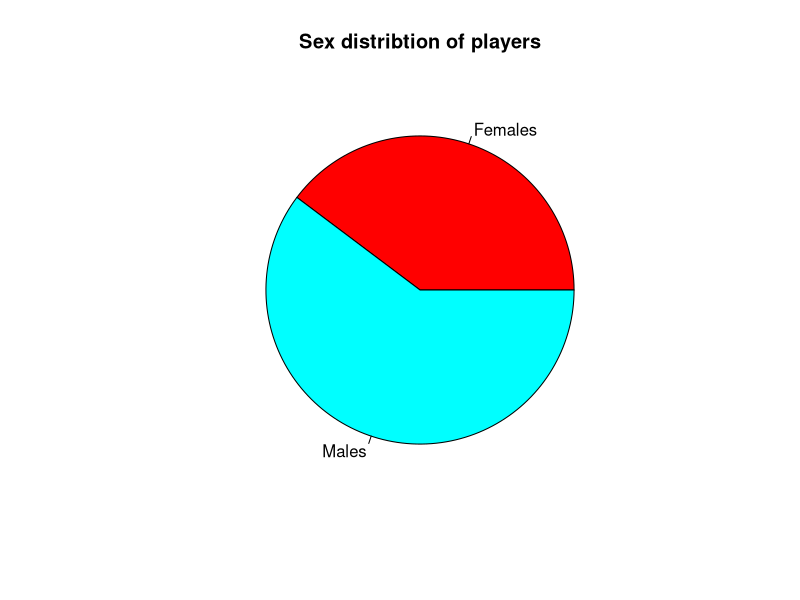
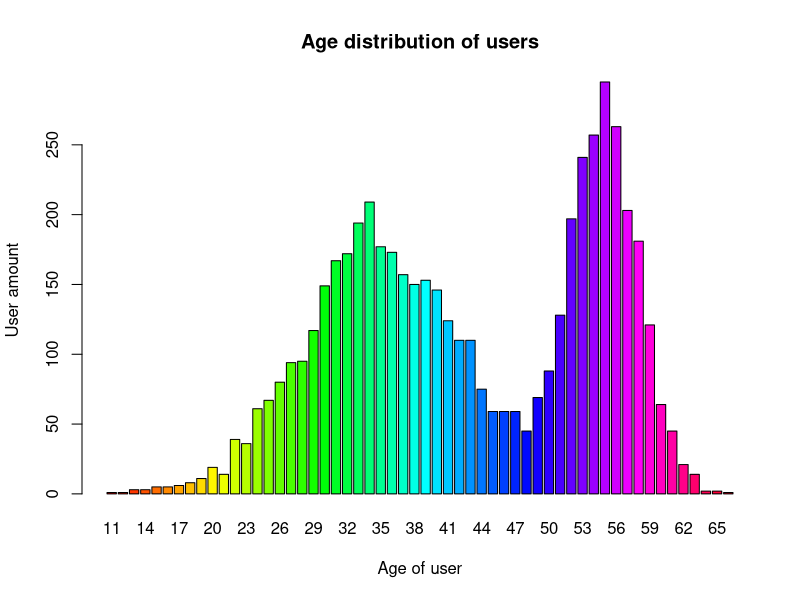
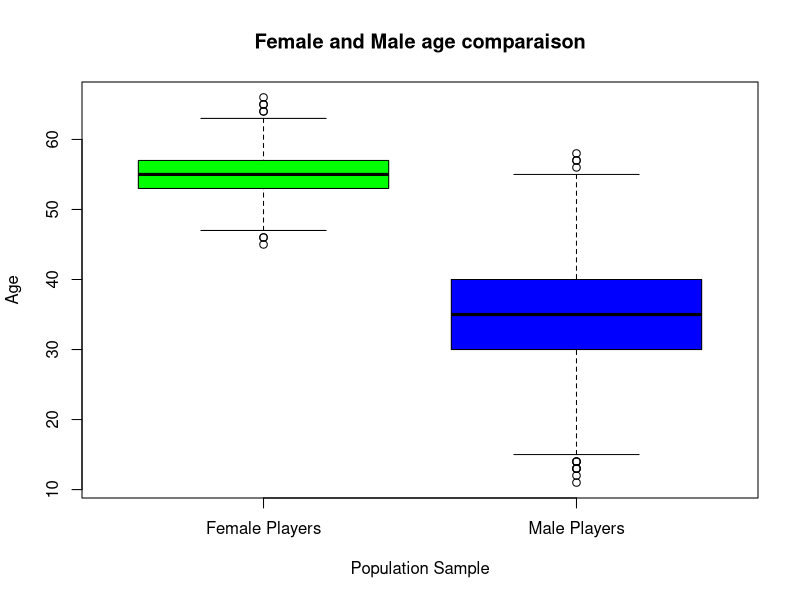
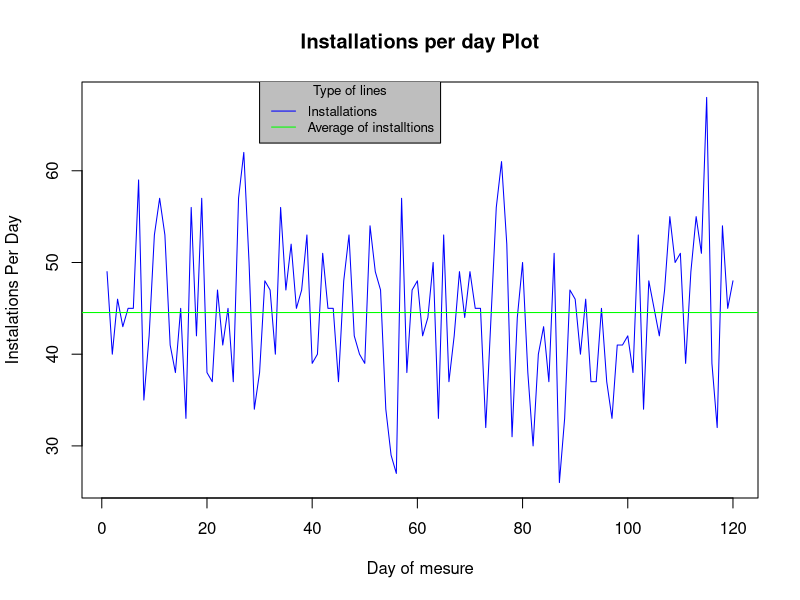
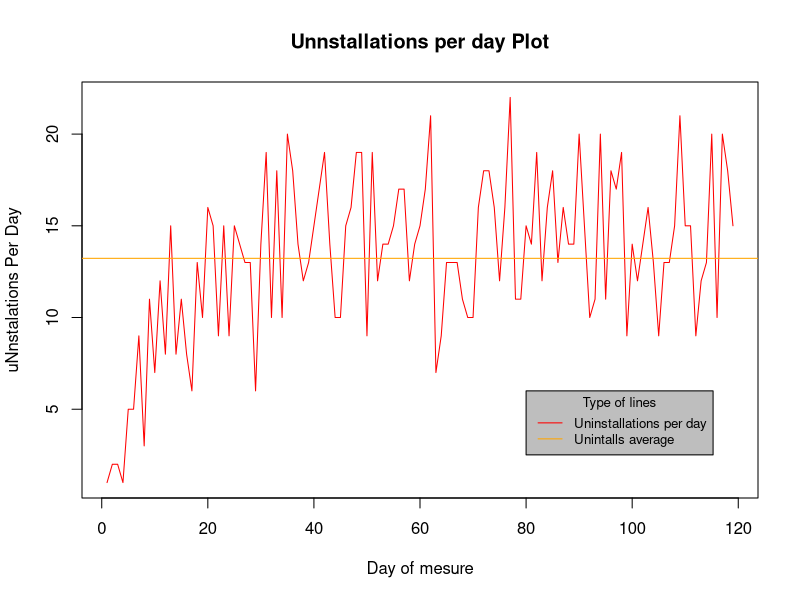
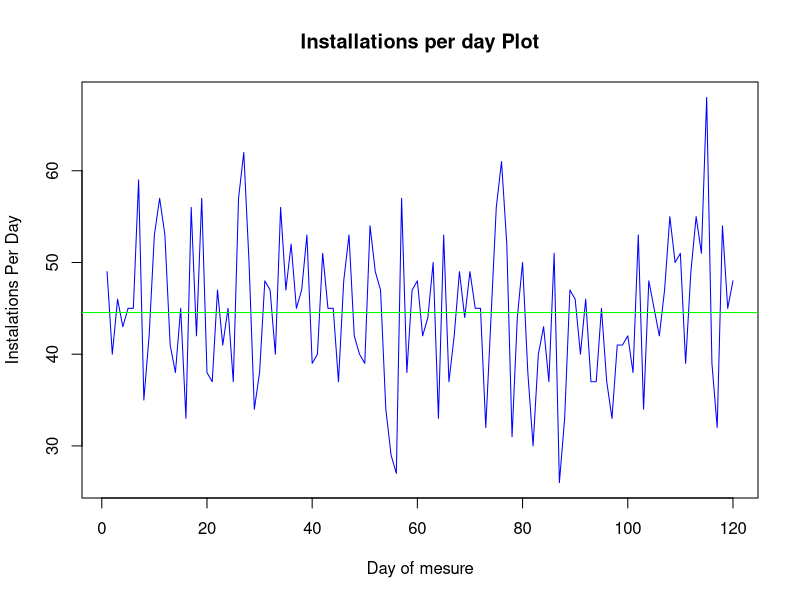
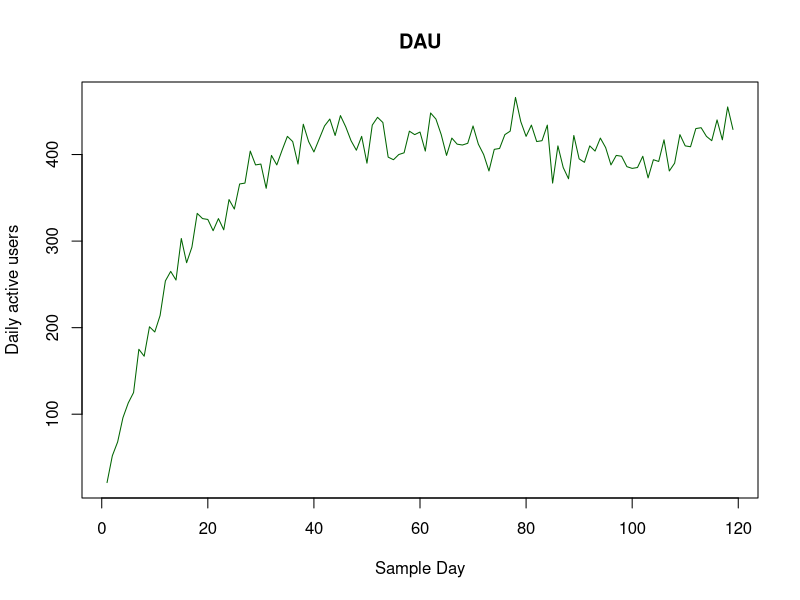
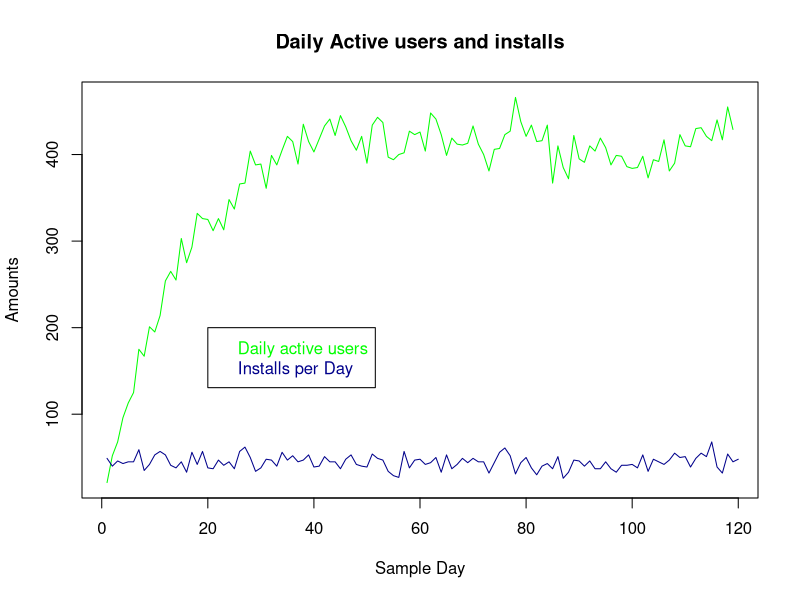

Write the R code that produced these figures, in order.
## ---- chunk 1

# Librerias en uso
library("knitr")
library("dplyr")
library("lubridate")
library("ggplot2")

## ---- chunk 2

  trackingData = read.csv("tracking.csv",sep = ",",na.strings = "NA")
  colnames(trackingData)[4] = "SessionLenght"
  colnames(trackingData)[5] = "MoneySpent"


  daysOfTracking = length(  unique(trackingData$Date))
daysOfTracking

paste ("El total de dias de tracking es de unos ", (daysOfTracking) , " lo cual equivale a 4 meses de analisis")

## ---- chunk 3

  usersData = read.csv("users.csv",sep = ",", na.strings ="NA")
  
  usersInstalledTheGame = unique( trackingData$UserID[trackingData$Action == "Install"])
  usersInstalledGameAmount = length(usersInstalledTheGame)
  usersInstalledGameAmount
  
  paste(" Las instalaciones son notorias sumando un total de " , usersInstalledGameAmount)
## ---- chunk 4

  usersPlayedGame = unique( trackingData$UserID[trackingData$Action == "Session"] )

  usersPlayedGameAmount = length(usersPlayedGame)
usersPlayedGameAmount

paste ("De los usuarios que han jugado encontramos que " , usersPlayedGameAmount , " han jugado al juego")

## ---- chunk 5

     usersUninstalledGame = unique( trackingData$UserID[trackingData$Action == "Uninstall"] )

  usersUninstalledGameAmount = length(usersUninstalledGame)
usersUninstalledGameAmount

paste ("Los usuarios que han desintalado el juego, sin importar si lo juegan o no es de " , usersUninstalledGameAmount)

## ---- chunk 6

  sessionSelection = trackingData[trackingData$Action == "Session",]

sessionAverage = mean(sessionSelection$SessionLenght)
sessionAverage

#                                                         pipe de UNIX Buscar
data.frame(usersInstalledGameAmount,usersUninstalledGameAmount,usersPlayedGameAmount,sessionAverage) %>% t() %>% kable() 

# t() cambia columnas por hileras
# las pipes sirven para pasar datos de una funcion u objeto a otro 

paste ("Por lo general encontramos que una cuarta parte de nuestras instalaciones han desintalado el juego en el periodo de los cuatro meses. Ademas casi la totalidad de los usuarios que han instalado el juego han jugado a este siendo una muy pequeña parte la cual ha desinstalado el juego antes de jugarlo.")

## ---- chunk 7

  pie (table(usersData$sex), main = "Sex distribtion of players", 
                            labels = c("Females", "Males"), 
                            col = rainbow(length(table(usersData$sex)))
                            )
  
  barplot(table(usersData$age), 
          main = "Age distribution of users", 
          col = rainbow(length(table(usersData$age))),
          ylab = "User amount",
          xlab = "Age of user")
  
  print("Es apreciable una clara diferencia entre el numero de jugadores y jugadoras dentro de la muestra obtenida. Esto nos indica claramente que el publico principal del juego son hombres")
  
  

## ---- chunk 8
  
# FEMALES ------------------------------------------------------ //
femaleSegment = usersData[usersData$sex == "F",]
# MALES  ------------------------------------------------------ //
maleSegment = usersData[usersData$sex == "M",]

boxplot( femaleSegment$age, maleSegment$age, 
          main = "Female and Male age comparaison",
          names = c("Female Players", "Male Players"),
          col = c("Green","Blue"),
         ylab = "Age",
         xlab = "Population Sample")

print ("El grafico nos muestra que existe una diferencia sustancial entre la edad en la cual las mujeres juegan y la edad en la que los hombres juegan. Encontramos una diferencia de edad de diez años entre las medias de ambos grupos. Lo que tambien es curioso es que los hombres de mas edad no juegan tanto como las mujeres de esa misma edad lo cual puede darse por varios motivos siendo uno de estos la menor esperanza de vida o la posibilidad de que no existan productos de entretenimiento adecuados para hombres de dicha edad")

# Conclusión ----------------------------------------------------- //
print("Conclusión")
print("Encontramos que en este juego la mayoria de usuarios que lo juegan son hombres que en su mayoria se encuentran entre 30 y 40 años. Estos forman aproximadamente un 60% de la poblacion del juego. Encontramos ademas que el juego atrae la atencion de mujeres de entre 53 y 57 años. Estas ocupan un 40% aproximadamente de la muestra obtenida. En caso de necesidad seria primario centrarse en satisfacer al publico masculino antes que al femenino (en caso de necesidad claro esta).")
# ----------------------------------------------------------------- //

## ---- chunk 9

library(dplyr)
# daysOfMesure = unique(trackingData$Date)

# Guardamos un data set solo con las instalaciones
temporalTrackingData = trackingData[trackingData$Action == "Install",]

installationsPerDay = temporalTrackingData %>% group_by(Date) %>% summarise(Installs = length(Action))
installationsPerDay

installsAverage = mean(installationsPerDay$Installs)
installsAverage

plot(installationsPerDay$Installs ,
     main = "Installations per day Plot",
     ylab = "Instalations Per Day" ,
     xlab = "Day of mesure",
     type = "l",
     col = "blue"
     ) 
abline(h = installsAverage, col = "green")
legend(x = 30, y = 70,
       legend = c("Installations","Average of installtions"),
       bg = "grey",
       col=c("blue", "green"), 
       lty=1:1, 
       cex=0.8,
       title = "Type of lines")  

paste(" Por lo que indica el grafico podemos ver que las instalaciones medias al dia son unas " , installsAverage , " Es curiosa la tendencia de cada x dias sufrir una caida importante en cuanto a intalaciones. Esto puede deberse a las actividades externas. Debido a la edad de los jugadores podemos suponer que son momentos relacionados con la vida social y familiar ")




## ---- chunk 10
library(dplyr)

# UNINSTALLS PER DAY
temporalTrackingData = trackingData[trackingData$Action == "Uninstall",]

unInstallationsPerDay = temporalTrackingData %>% group_by(Date) %>% summarise(Uninstalls = length(Action))
unInstallationsPerDay

uninstallsAverage = mean(unInstallationsPerDay$Uninstalls)
uninstallsAverage

plot(unInstallationsPerDay$Uninstalls ,
     main = "Unnstallations per day Plot",
     ylab = "uNnstalations Per Day" ,
     xlab = "Day of mesure",
     type = "l",
     col = "red"
     ) 
abline(h = uninstallsAverage, col = "orange")
legend(80,6,legend = c("Uninstallations per day","Unintalls average"),bg = "grey",
       col=c("red", "orange"), lty=1:1, cex=0.8,
       title = "Type of lines")  


paste ("Por suerte parece que la media de desintalaciones de la muestra ( " , uninstallsAverage , " ) es inferior a la media de instalaciones ( " , installsAverage , " lo cual es positivo debido a que significa que la poblacion formada por los usuarios con el juego instalado aumenta (esto no significa que lo jueguen). Si puediera superponer los graficos podria dar mas infomraicon pero por desgracia no consigo hacerlo por el momento")

# Joined representation of installs and uninstalls

# NO ESTOY SIENDO CAPAZ DE DIBUJAR AMBOS GRAFICOS JUNTOS, EN ESTA OCASION NO SE PORQUE NO ESTA FUNCINOANDO


plot( x = installationsPerDay$Installs ,
     main = "Installations per day Plot",
     ylab = "Instalations Per Day" ,
     xlab = "Day of mesure",
     type = "l",
     col = c("blue","red")
     ) 
abline(h = installsAverage, col = "green")
lines (unInstallationsPerDay$Uninstalls ,
     type = "l",
     col = "red"
     ) 
abline(h = uninstallsAverage, col = "orange")






## ---- chunk 11

## Compute DAU (Daily Active Users) along the days of the tracking period

dte = as.Date(trackingData$Date)
trackingData$Date = NULL;
trackingData$Date = dte;

trackingDataOnlySesions = trackingData[ trackingData$Action =="Session" ,]
# trackingDataOnlySesions  

sesionsPerDay = as.numeric( table( trackingDataOnlySesions$Date)  )

sesionsPerDayWithMonth = as.data.frame(sesionsPerDay)
sesionsPerDayWithMonth$Month = month(as.POSIXlt(unique( trackingDataOnlySesions$Date), format="%d/%m/%Y"))
sesionsPerDayWithMonth

plot(sesionsPerDay,
     type = "l",
     xlab = "Sample Day", 
     ylab = "Daily active users",
     main = "DAU",
     col = "dark green")

paste("Poco depsues del primer mes podemos observar una estabilizacion de los usuarios activos del dia lo cual puede deberse a diversos motivos entre los cuales podemos encontrar primeramente un mayor numero de usuarios o una mayor retencion (especulacion). Por lo general es un crecimiento positivo aunque acaba estancandose alrededor de los 400 a partir del primer mes")

## ---- chunk 12

plot(sesionsPerDay,type = "l",
     xlab = "Sample Day", 
     ylab = "Amounts",
     col = "green", 
     main = "Daily Active users and installs")
lines(installationsPerDay, col= "dark blue" )
legend (x = 20, y = 200,
        legend = c ("Daily active users" , "Installs per Day"), 
        col = c("green", "dark blue"),
        text.col = c("green","dark blue"))

paste("ADVERTENCIA: Es posible que este grafico no se vea tal y como es en la preview de rStudio")
paste(" Como se podria esperar el ritmo de instalaciones durante el periodo de analisis se mantiene bastante estable con pequeños despuntes. Debido a las instalaciones que se realizan cada dia encontramos con que dia a dia los usuarios diarios activos")

#####
# Ejemplo
#x <- seq(-pi, pi, len = 65)
#plot(x, sin(x), type = "l", ylim = c(-1.2, 1.8), col = 3, lty = 2)
#points(x, cos(x), pch = 3, col = 4)
#lines(x, tan(x), type = "b", lty = 1, pch = 4, col = 6)
#title("legend(..., lty = c(2, -1, 1), pch = c(NA, 3, 4), merge = TRUE)",
#      cex.main = 1.1)
#legend(-1, 1.9, c("sin", "cos", "tan"), col = c(3, 4, 6),
#       text.col = "green4", lty = c(2, -1, 1), pch = c(NA, 3, 4),
#       merge = TRUE, bg = "gray90")
#####

## ---- chunk 13
 
# Dates Info
# https://www.stat.berkeley.edu/~s133/dates.html

# Separemos cada mes y guardemos en este sus usuarios no repetidos

monthsOfAnalisis = unique( month(as.POSIXlt(trackingData$Date, format="%d/%m/%Y")))
monthsOfAnalisis
trackingData$Month = month(as.POSIXlt(trackingData$Date, format="%d/%m/%Y"))
monthsOfAnalisisName = unique(months(trackingData$Date))
monthsOfAnalisisName


GetUniqueUsersOfMonth = function( monthNumericIdentificator, dataStructure) {
  
  if (monthNumericIdentificator < 1 || monthNumericIdentificator > 12) {
    print("Unable to operate with month")
    return(NULL)
  }
  
  # Comparamos el mes de cada entrada dentro de la estructura de datos y lo comparamos con el mes que le hemos pedido que anlize
  monthDataFrame = dataStructure[ month(as.POSIXlt(trackingData$Date, format="%d/%m/%Y")) == monthNumericIdentificator, ]

  print("SUCCESS!")
  
  return (monthDataFrame)
  
}

maus = rep(1,length(monthsOfAnalisis))
iterationIndex = 0
# Iteramos por cada uno de los meses del analisis
for (mth in monthsOfAnalisis) {
  
  iterationIndex = iterationIndex + 1
  
  monthDataFrame = GetUniqueUsersOfMonth(mth,trackingData)
  monthDataFrameOnlySesions = monthDataFrame[ monthDataFrame$Action =="Session" ,]
  
    # cojemos de el data frame del mes la cantidad de entradas
  activeUsersOfMonth = as.numeric( table( monthDataFrameOnlySesions$Date)  )
  maus[iterationIndex] = activeUsersOfMonth
  
}
# Generamos el plot

plot (maus, 
      type = "l",
      xlab = "Month",
      ylab = "MAUU"
      ,xaxt="n", 
      col = "dark red",
      main = "MAUU per month of analisis")
axis(side = 1,
     at = c(1,2,3,4),
     labels = monthsOfAnalisisName)

paste (" En la primera fase del despliegue del producto el MAUU parecer ser muy pequeño. Esto puedew deberse (y posiblemente se deba) a que la poblacion de jugadores diarios es aun muy limitada. En los siguientes meses se nota un incremento muy importante debido a que la poblacion ya esta establecida. ")

## ---- chunk 14
  
  # Primero debemos saber el DAU --> Ya lo sabemos
  # Y despues conocer el MAUU del mes --> Ya lo tenemos

  #maus                # el mauu de cada mes
  #sesionsPerDayWithMonth       # BASICAMENTE EL DAU DE CADA DIA junto con el mes del cual sale
  #monthsOfAnalisis
  
  # separate the sesions per each month
  sesionsOfFirstMonth = sesionsPerDayWithMonth[sesionsPerDayWithMonth$Month == monthsOfAnalisis[1],]
  sesionsSecondMonth = sesionsPerDayWithMonth[sesionsPerDayWithMonth$Month == monthsOfAnalisis[2],]
  sesionsThirdMonth = sesionsPerDayWithMonth[sesionsPerDayWithMonth$Month == monthsOfAnalisis[3],]
  sesionsForthMonth = sesionsPerDayWithMonth[sesionsPerDayWithMonth$Month == monthsOfAnalisis[4],]
  
  sesionsOfFirstMonth
  maus[1]
  sesionsSecondMonth
  maus[2]             # hay un aumento muy imporntate en el mau de un mes para el otro
  sesionsThirdMonth
  maus[3]
  sesionsForthMonth
  maus[4]
  
  # Get for each day the relatio between the sesions / MAUU of the month of the day
  # first month sesions
  
  dauMauuFirstMonth = sesionsOfFirstMonth$sesionsPerDay / maus[1]
  dauMauuSecondMonth = sesionsSecondMonth$sesionsPerDay / maus[2]
  dauMauuThirdMonth = sesionsThirdMonth$sesionsPerDay / maus[3]
  dauMauuForthMonth = sesionsForthMonth$sesionsPerDay / maus[4]
  
  dauMauuAglomerated = c(dauMauuFirstMonth,dauMauuSecondMonth, dauMauuThirdMonth,dauMauuForthMonth)
  dauMauuAglomerated
  
  plot(dauMauuAglomerated)

## ---- chunk 15
  
  # no estoy seguro de si es esto lo que pide
  averageDauMaus = rep(-1,length(monthsOfAnalisis))
  averageDauMaus[1] = mean(dauMauuAglomerated[1])
  averageDauMaus[2] = mean(dauMauuAglomerated[2])
  averageDauMaus[3] = mean(dauMauuAglomerated[3])
  averageDauMaus[4] = mean(dauMauuAglomerated[4])
  
  averageDauMaus
  plot(averageDauMaus)
  
  # o esto (media de los dau de un mes partido el mauu de este)
  averageDaus = rep(-1,length(monthsOfAnalisis))
  averageDaus[1] = mean(  sesionsOfFirstMonth$sesionsPerDay)
  averageDaus[2] = mean(  sesionsSecondMonth$sesionsPerDay)
  averageDaus[3] = mean(  sesionsThirdMonth$sesionsPerDay)
  averageDaus[4] = mean(  sesionsForthMonth$sesionsPerDay)
  
  averageDauMauPerMonth = averageDaus / maus
  averageDauMauPerMonth
  
  plot (averageDauMauPerMonth, 
        xlab = "Months",
        ylab = "Average DAU/MAUU per month",
        type ="l",
        col = "blue")
  
## ---- chunk 16
  


## ---- chunk 17
  


## ---- chunk 18
  


## ---- chunk 19
  
#Ya que mi Dani actual esta fuera de servicio te he dejado algo que puede serte de ayuda de parte de mi Dani pasado... Si no lo encuentras es que necesitas mas las gafas que yo :D 

## ---- chunk 20
#Borrar al acabar------------------/
  trackingData = read.csv("tracking.csv",sep = ",",na.strings = "NA")
  colnames(trackingData)[4] = "SessionLenght"
  colnames(trackingData)[5] = "MoneySpent"
  
#----------------------------------/

temp = trackingData[which(trackingData$Action == "Install"),]
usersDateInstalledTheGame = data.frame(UserID=temp$UserID, DateInstall=temp$Date)

temp = trackingData[which(trackingData$Action == "Uninstall"),]
usersDateUninstalledTheGame = data.frame(UserID=temp$UserID, DateUnistall=temp$Date)

usersDatesLifeTime<-merge(usersDateInstalledTheGame,usersDateUninstalledTheGame, all.y=TRUE)

usersDatesLifeTime = data.frame(usersDatesLifeTime,LifeTime=as_date(as.character(usersDatesLifeTime$DateUnistall)) - as_date(as.character(usersDatesLifeTime$DateInstall)))

mean(usersDatesLifeTime$LifeTime)

## ---- chunk 21
#Borrar al acabar------------------/
  trackingData = read.csv("tracking.csv",sep = ",",na.strings = "NA")
  colnames(trackingData)[4] = "SessionLenght"
  colnames(trackingData)[5] = "MoneySpent"
  
#----------------------------------/
  
temp = trackingData[which(trackingData$Action == "Session"),]
usersDateSessionsMoneySpent = data.frame(UserID=temp$UserID, Date=temp$Date, Money=temp$MoneySpent, DateMonth=month(as.POSIXlt(temp$Date, format="%Y-%m-%d")))

sum(usersDateSessionsMoneySpent$Money)
summarise(group_by(usersDateSessionsMoneySpent,Date),Revenue=sum(Money))
summarise(group_by(usersDateSessionsMoneySpent,DateMonth), Revenue=sum(Money))

# Ya tenemos los calculos hechos, hace falta plots y explicar.

## ---- chunk 22

#Borrar al acabar------------------/
  trackingData = read.csv("tracking.csv",sep = ",",na.strings = "NA")
  colnames(trackingData)[4] = "SessionLenght"
  colnames(trackingData)[5] = "MoneySpent"
  
  usersData = read.csv("users.csv",sep = ",", na.strings ="NA")  
#----------------------------------/
  
temp = trackingData[which(trackingData$Action == "Session"),]
usersMoneySpent = data.frame(UserID=temp$UserID, Money=temp$MoneySpent)
usersMoneySpent = usersMoneySpent[usersMoneySpent$Money>0,]
usersMoneySpent = data.frame(summarise(group_by(usersMoneySpent,UserID),Revenue=sum(Money)))   # calculo de revenue por user hecho para otras secciones.
usersTotal = data.frame(summarise(group_by(usersData,UserID))) #Por si hubieran user repetidos en el CSV

CR = nrow(usersMoneySpent)/nrow(usersData)

# Falta explicar resultado.
## ---- chunk 23
#Borrar al acabar------------------/
  trackingData = read.csv("tracking.csv",sep = ",",na.strings = "NA")
  colnames(trackingData)[4] = "SessionLenght"
  colnames(trackingData)[5] = "MoneySpent"
  
  usersData = read.csv("users.csv",sep = ",", na.strings ="NA") 
#----------------------------------/
  
temp = trackingData[which(trackingData$Action == "Session"),]
usersMoneySpent = data.frame(UserID=temp$UserID, Money=temp$MoneySpent)
usersMoneySpent = usersMoneySpent[usersMoneySpent$Money>0,]
usersMoneySpent = data.frame(summarise(group_by(usersMoneySpent,UserID),Revenue=sum(Money)))

TotalRevenue = sum(usersMoneySpent$Revenue) 
Users = nrow(data.frame(summarise(group_by(usersData,UserID))))
PayUsers = nrow(usersMoneySpent)

ARPU = TotalRevenue/Users
ARPPU = TotalRevenue/PayUsers

#Explicar y mostrar resultados

## ---- chunk 24

#Borrar al acabar------------------/
  trackingData = read.csv("tracking.csv",sep = ",",na.strings = "NA")
  colnames(trackingData)[4] = "SessionLenght"
  colnames(trackingData)[5] = "MoneySpent"
#----------------------------------/

temp = trackingData[which(trackingData$Action == "Uninstall"),]
usersChurn = data.frame(UserID=temp$UserID)

temp = trackingData[which(trackingData$Action == "Session"),]
usersMoneySpent = data.frame(UserID=temp$UserID, Money=temp$MoneySpent)
usersMoneySpent = data.frame(summarise(group_by(usersMoneySpent,UserID),Revenue=sum(Money)))

usersLTV<-merge(usersChurn,usersMoneySpent, all.x=TRUE)
usersLTV[is.na(usersLTV$Revenue),'Revenue']=0
LTV = mean(usersLTV$Revenue)
